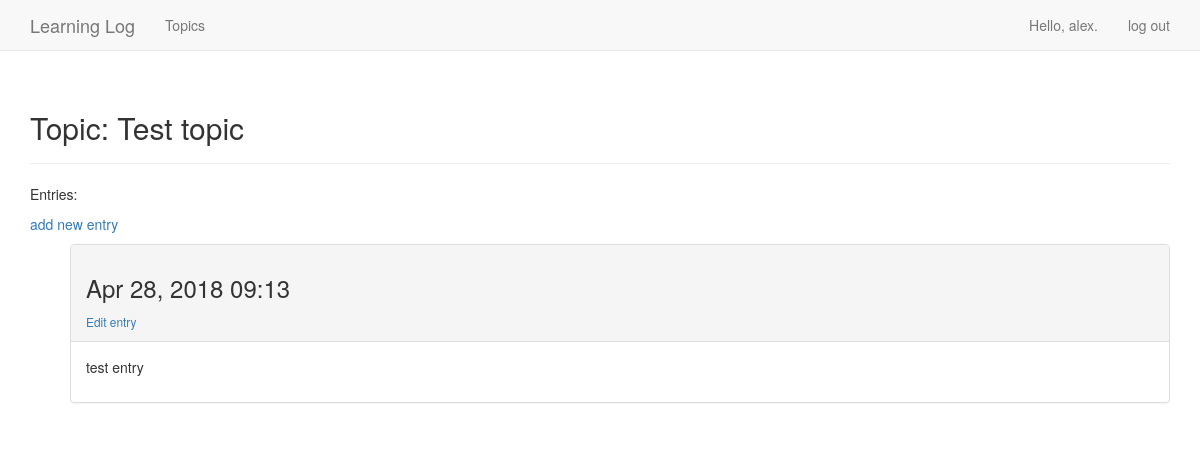
/topics/7/ (signed in), run on an earlier commit of the app's database.
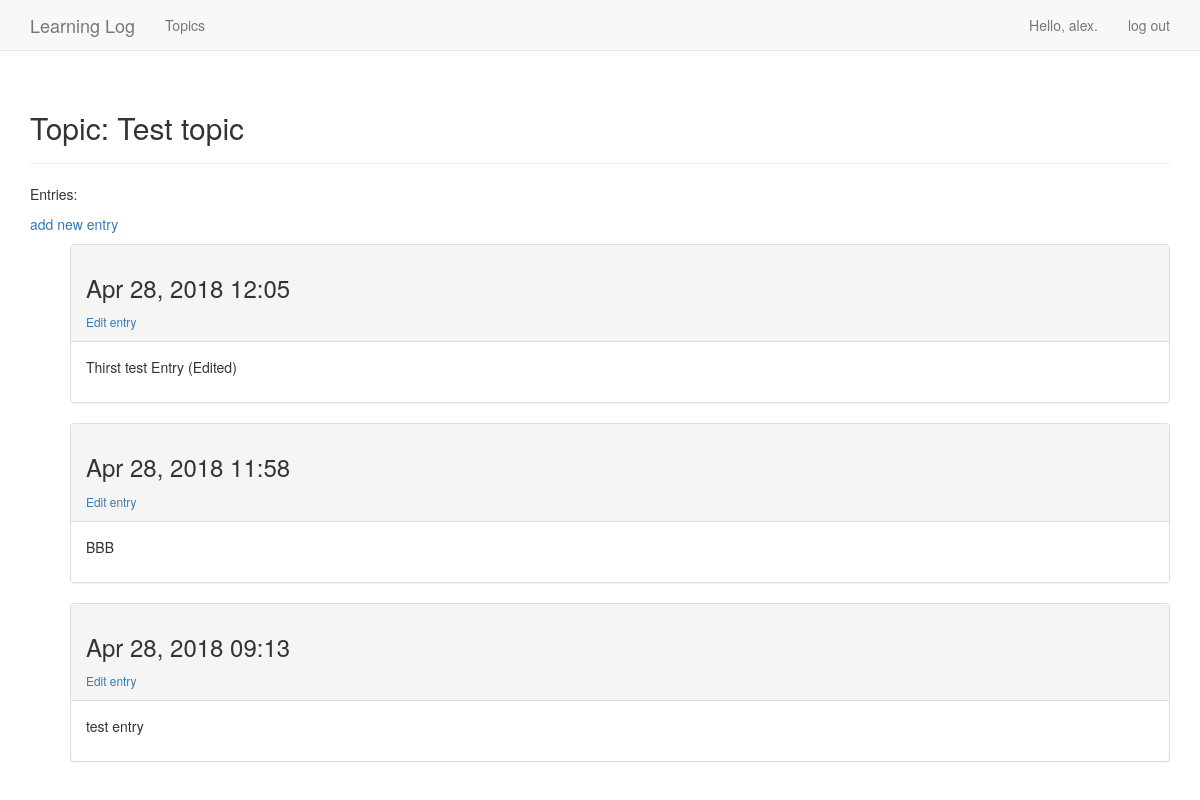
And on a later commit of the database.
### learning_logs/models.py (models this page shows, shortened)
class Topic(models.Model):
    text = models.CharField(max_length=200)
    date_added = models.DateTimeField(auto_now_add=True)
    owner = models.ForeignKey(User)
    public = models.BooleanField(default=False)
    def __str__(self):
        return self.text

class Entry(models.Model):
    topic = models.ForeignKey(Topic)
    text = models.TextField()
    date_added = models.DateTimeField(auto_now_add=True)
    class Meta:
        verbose_name_plural = 'entries'

### learning_logs/views.py (the view)
# urls.py: url(r'^topics/(?P<topic_id>\d+)/$', views.topic, name='topic'),
def topic(request, topic_id):
    topic = get_object_or_404(Topic, id=topic_id)
    validate_topic_rights(request, topic)
    entries = topic.entry_set.order_by('-date_added')
    context = {'topic': topic, 'entries': entries}
    return render(request, 'learning_logs/topic.html', context)

### learning_logs/views.py (called while the page is built)
def validate_topic_rights(request, topic):
    if topic.public:
        return
    if topic.owner != request.user:
        raise Http404

### learning_logs/templates/learning_logs/topic.html
{% extends "learning_logs/base.html"%}
{% block header %}
    <h2>Topic: {{ topic }}</h2>
{% endblock header %}
{% block content %}
    <p>Entries:</p>
        {% if user.is_authenticated %}
             <p>
                <a href="{% url 'learning_logs:new_entry' topic.id %}">add new entry</a>
            </p>
        {% endif %}
    <ul>
        {% for entry in entries %}
            <div class="panel panel-default">
                <div class="panel-heading">
                    <h3>
                        {{ entry.date_added|date:'M d, Y H:i' }}
                    </h3>
                    {% if user.is_authenticated %}
                        <small>
                            <a href="{% url 'learning_logs:edit_entry' entry.id %}">
                                Edit entry
                            </a>
                        </small>
                    {% endif %}
                </div>
                <div class="panel-body">
                    {{ entry.text|linebreaks }}
                </div>
            </div>
        {%empty%}
            There are no entries for this topic yet.
        {% endfor %}
    </ul>
{% endblock content %}

### learning_logs/templates/learning_logs/base.html (shortened to what this page needs)
{% load bootstrap3 %}
<!DOCTYPE html>
<html lang="en">
<head>
    {% bootstrap_css %}
</head>
<body>
<nav class="navbar navbar-default navbar-static-top">
    <div class="container">
        <div class="navbar-header">
            <a class="navbar-brand" href="{% url 'learning_logs:index' %}">
                Learning Log</a>
        </div>
        <div id="navbar" class="navbar-collapse collapse">
            <ul class="nav navbar-nav">
                <li><a href="{% url 'learning_logs:topics' %}">Topics</a></li>
            </ul>
            <ul class="nav navbar-nav navbar-right">
                {% if user.is_authenticated %}
                <li><a>Hello, {{ user.username }}.</a></li>
                <li><a href="{% url 'users:logout' %}">log out</a></li>
                {% else %}
                <li><a href="{% url 'users:register' %}">register</a></li>
                <li><a href="{% url 'users:login' %}">log in</a></li>
                {% endif %}
            </ul>
        </div>
    </div>
</nav>
<div class="container">
    <div class="page-header">
        {% block header %}{% endblock header %}
    </div>
    <div>
        {% block content %}{% endblock content %}
    </div>
</div>
</body>
</html>

What changed in the data, as far as the page shows it:
added Entry: date_added "Apr 28, 2018 12:05", text "Thirst test Entry (Edited)"
added Entry: date_added "Apr 28, 2018 11:58", text "BBB"
